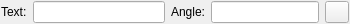
<?xml version="1.0" encoding="UTF-8"?>
<ui version="4.0">
 <class>LC_TextOptionsWidget</class>
 <widget class="QWidget" name="LC_TextOptionsWidget">
  <property name="geometry">
   <rect>
    <x>0</x>
    <y>0</y>
    <width>350</width>
    <height>24</height>
   </rect>
  </property>
  <property name="sizePolicy">
   <sizepolicy hsizetype="Preferred" vsizetype="Fixed">
    <horstretch>0</horstretch>
    <verstretch>0</verstretch>
   </sizepolicy>
  </property>
  <property name="minimumSize">
   <size>
    <width>0</width>
    <height>22</height>
   </size>
  </property>
  <property name="maximumSize">
   <size>
    <width>16777215</width>
    <height>32767</height>
   </size>
  </property>
  <property name="windowTitle">
   <string>Text Options</string>
  </property>
  <property name="toolTip">
   <string/>
  </property>
  <layout class="QHBoxLayout" stretch="0,5,0,0,0,0">
   <property name="leftMargin">
    <number>1</number>
   </property>
   <property name="topMargin">
    <number>1</number>
   </property>
   <property name="rightMargin">
    <number>1</number>
   </property>
   <property name="bottomMargin">
    <number>1</number>
   </property>
   <item>
    <widget class="QLabel" name="lText">
     <property name="text">
      <string>Text:</string>
     </property>
     <property name="wordWrap">
      <bool>false</bool>
     </property>
    </widget>
   </item>
   <item>
    <widget class="QLineEdit" name="leText"/>
   </item>
   <item>
    <widget class="QLabel" name="lAngle">
     <property name="text">
      <string>Angle:</string>
     </property>
     <property name="wordWrap">
      <bool>false</bool>
     </property>
    </widget>
   </item>
   <item>
    <widget class="QLineEdit" name="leAngle">
     <property name="toolTip">
      <string>Rotation angle</string>
     </property>
    </widget>
   </item>
   <item>
    <widget class="QToolButton" name="tbPickAngle">
     <property name="toolTip">
      <string>Pick angle from drawing</string>
     </property>
     <property name="text">
      <string/>
     </property>
     <property name="icon">
      <iconset resource="../../../../res/icons/icons.qrc">
       <normaloff>:/icons/interactive_pick_angle.lci</normaloff>:/icons/interactive_pick_angle.lci</iconset>
     </property>
    </widget>
   </item>
   <item>
    <spacer name="horizontalSpacer">
     <property name="orientation">
      <enum>Qt::Orientation::Horizontal</enum>
     </property>
     <property name="sizeHint" stdset="0">
      <size>
       <width>0</width>
       <height>20</height>
      </size>
     </property>
    </spacer>
   </item>
  </layout>
 </widget>
 <layoutdefault spacing="6" margin="11"/>
 <resources>
  <include location="../../../../res/icons/icons.qrc"/>
 </resources>
 <connections/>
 <slots>
  <slot>updateEntity()</slot>
  <slot>onAngleChanged()</slot>
 </slots>
</ui>
